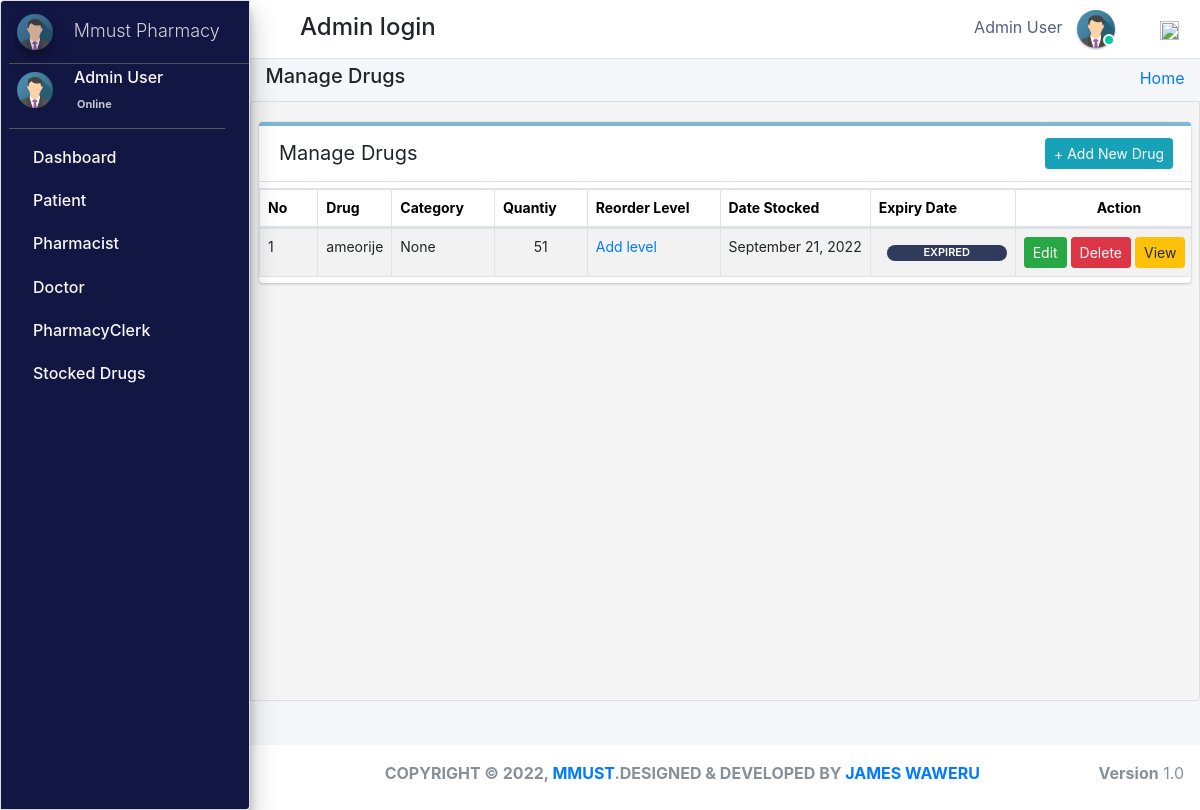
The page /admin_user/manage_stock/ (signed in) on the database as committed earlier.
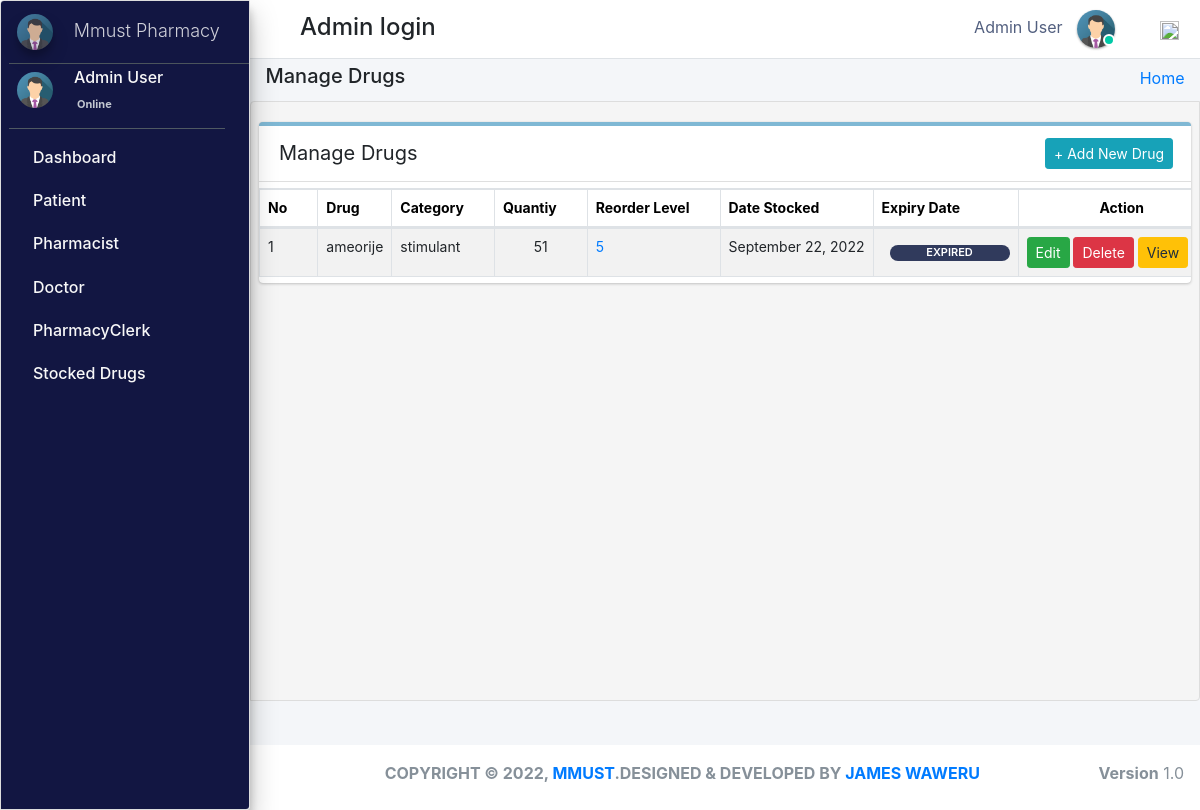
The same page on the database as committed later.
### pharmacy/models.py (models this page shows, shortened)
class Stock(models.Model):
    category = models.ForeignKey(Category,null=True,on_delete=models.CASCADE,blank=True)
    drug_imprint=models.CharField(max_length=6 ,blank=True, null=True)
    drug_name = models.CharField(max_length=50, blank=True, null=True)
    drug_color = models.CharField(max_length=50, blank=True, null=True)
    drug_shape = models.CharField(max_length=50, blank=True, null=True)
    quantity = models.IntegerField(default='0', blank=True, null=True)
    receive_quantity = models.IntegerField(default='0', blank=True, null=True)
    reorder_level = models.IntegerField(default='0', blank=True, null=True)
    manufacture= models.CharField(max_length=50, blank=True, null=True)
    last_updated = models.DateTimeField(auto_now_add=False, auto_now=True)
    timestamp = models.DateTimeField(auto_now_add=True, auto_now=False)
    drug_strength= models.CharField(max_length=10, blank=True, null=True)
    valid_from = models.DateTimeField(blank=True, null=True,default=timezone.now)
    valid_to = models.DateTimeField(blank=False, null=True)
    drug_description=models.TextField(blank=True,max_length=1000,null=True)
    drug_pic=models.ImageField(default="images2.png",null=True,blank=True)
    objects = ExpiredManager()

class Category(models.Model):
    name = models.CharField(max_length=50, blank=False, null=True)
    def __str__(self):
        return str(self.name)

### pharmacy/HODViews.py (the view)
# urls.py: path('admin_user/manage_stock/',HODViews.manageStock,name='manage_stock'),
def manage_stock(request):
    stocks = Stock.objects.all().order_by("-id")
    ex = Stock.objects.annotate(
        expired=ExpressionWrapper(
            Q(valid_to__lt=Now()), output_field=BooleanField())
    ).filter(expired=True)
    eo = Stock.objects.annotate(
        expired=ExpressionWrapper(
            Q(valid_to__lt=Now()), output_field=BooleanField())
    ).filter(expired=False)
    context = {
        "stocks": stocks,
        "expired": ex,
        "expa": eo,
        "title": "Manage Stocked Drugs"
    }
    return render(request, 'hod_templates/manage_stock.html', context)

### pharmacy/LoginCheckMiddleWare.py (called while the page is built, shortened)
    def process_view(self, request, view_func, view_args, view_kwargs):
        modulename = view_func.__module__
        user = request.user
        if user.is_authenticated:
            if user.user_type == "1":
                pass
            else:
                return redirect("login")
        else:
            if request.path == reverse("login"):
                pass
            else:
                return redirect("login")

### pharmacy/models.py (called while the page is built)
    def get_queryset(self):
        return super().get_queryset().annotate(
            expired=ExpressionWrapper(Q(valid_to__lt=Now()), output_field=BooleanField())
        )

### pharmacy/templates/hod_templates/manage_stock.html (shortened to what this page needs)
{% extends 'hod_templates/base_template.html'%} {% block page_title %}
<h5>Manage Drugs</h5>
{% endblock page_title %} {% block main_content %}
<section class="content">
    <div class="row">
        <div class="col-md-12">
            <div class="card manage sc">
                <div class="card-header">
                    <span>Manage Drugs</span>
                    <div class="card-tools d-flex">
                        <a class="btn btn-sm btn-info mr-2" href="{% url 'add_stock' %}" role="button">+ Add New Drug</a>
                    </div>
                </div>
                <table class="table table-bordered table-hover dataTable" id="plist">
                    <thead>
                        <tr>
                            <th>No</th>
                            <th>Drug</th>
                            <th>Category</th>
                            <th>Quantiy</th>
                            <th>Reorder Level</th>
                            <th>Date Stocked</th>
                            <th>Expiry Date</th>
                            <th class="text-center">Action</th>
                        </tr>
                    </thead>
                    <tbody>
                        {% for stock in stocks %}
                        <tr class="hov">
                            <td>{{forloop.counter}}</td>
                            <td>{{stock.drug_name}}</td>
                            <td>{{stock.category}}</td>
                            <td>
                                <span class="d-flex justify-content-center">
                                 {% if stock.quantity <= stock.reorder_level %}
                                <div  class="d-flex justify-content-center px-2 mt-2"style="background-color:#a00b80;;border-radius: 10px;font-size: 11px; width:70px;font-weight: 600;color: white;">{{stock.quantity}}</div>
                                {% else %}{{stock.quantity}}
                                {% endif %}</span>
                            </td>
                            <td>
                                {% if stock.reorder_level %}
                                <a href="{% url 'reorder_level' stock.id %}">{{stock.reorder_level}}</a></td>
                            {% else %}
                            <a href="{% url 'reorder_level' stock.id %}">Add level</a> {% endif %}
                            <td>{{stock.last_updated |date:"F d, Y"}}</td>
                            {% for expire in expired %} {% if stock.drug_name == expire.drug_name %}
                            <td class="">
                                <div style="background-color: rgb(48, 58, 92);border-radius: 10px;font-size: 11px; width:120px;font-weight: 600;color: white;" class="d-flex justify-content-center ml-2 mt-2 px-1 "> EXPIRED </div>
                            </td>
                            {% endif %} {% endfor %}
                            <td class="d-flex justify-content-center">
                                <a href="{%url 'edit_drug' stock.id %}" class="btn btn-sm btn-success">Edit</a> &nbsp;
                                <a href="{%url 'delete_drug' stock.id %}" class="btn btn-sm btn-danger">Delete</a> &nbsp;
                                <a href="{% url 'drug_detail' stock.id %}" class="btn btn-sm btn-warning">View</a>
                            </td>
                        </tr>
                        {% endfor %}
                    </tbody>
                </table>
            </div>
        </div>
    </div>
</section>
{% endblock %}

Rows that differ between the two databases and show on the page:
changed Stock "ameorije": category "None" → "stimulant"; reorder_level (not shown) → "5"; last_updated "September 21, 2022" → "September 22, 2022"; no longer shows "Add level"
